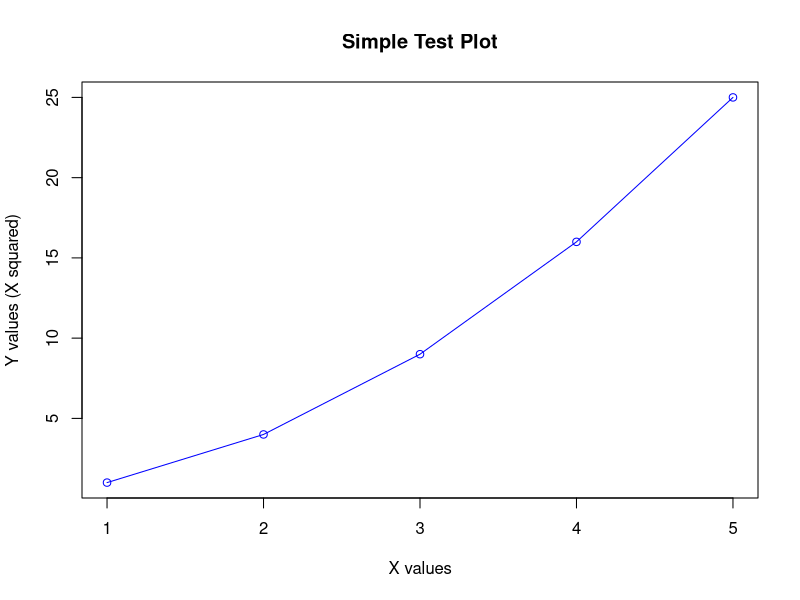

Generate this figure with R:
# tryCatch({
#     library(HyRiM)
#     library(Rglpk)
#     print("Packages loaded successfully")
# }, error = function(e) {
#     print(paste("Error:", e$message))
# })

# print("hello world")


# Create a vector of numbers
x <- c(1, 2, 3, 4, 5)
y <- x^2

# Print some basic statistics
print("Basic Statistics:")
print(paste("Mean of x:", mean(x)))
print(paste("Sum of x:", sum(x)))

# Create a simple plot
plot(x, y, 
     type = "o",
     col = "blue",
     main = "Simple Test Plot",
     xlab = "X values",
     ylab = "Y values (X squared)")